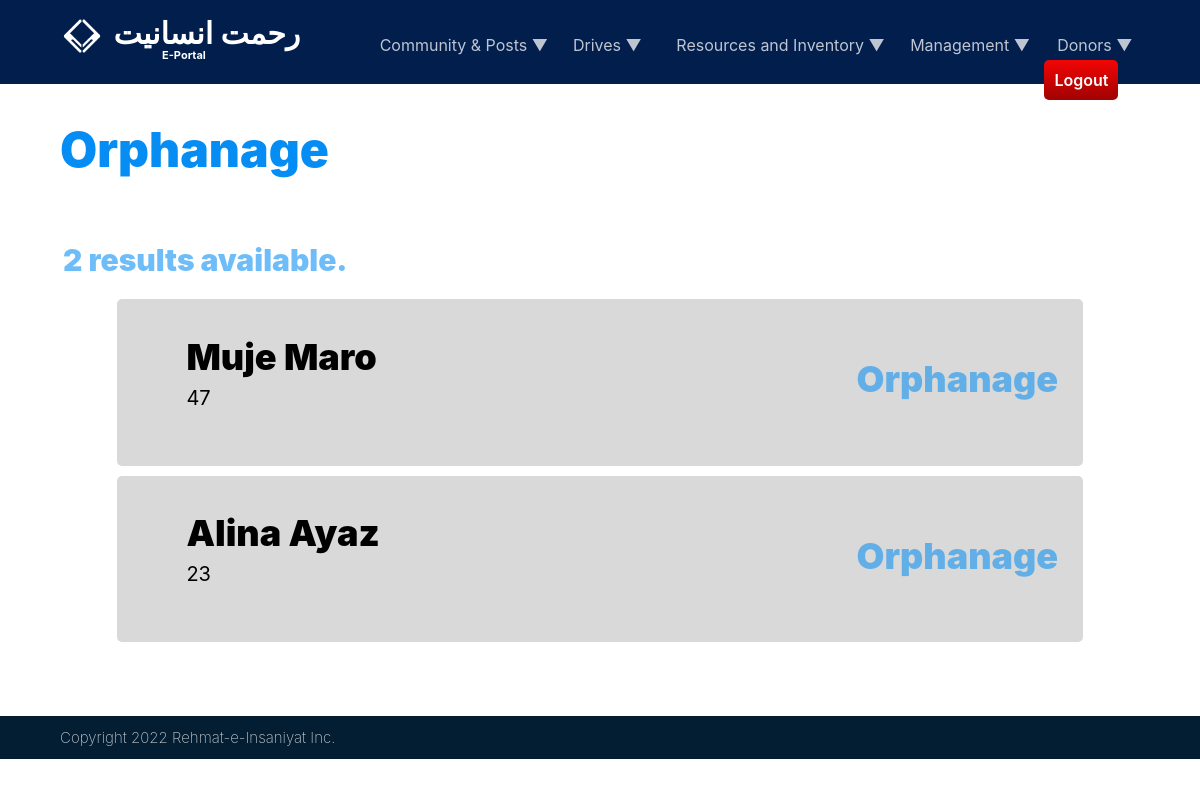
Page /employees/view-department-beneficiaries/Orphanage/ (signed in) on the committed database.
### employees/models.py (models this page shows, shortened)
class Department(models.Model):
    name = models.CharField(max_length=100, unique=True)
    description = models.TextField(null=True, blank=True)
    class Meta:
        ordering = ["-id"]

class Benificiary(models.Model):
    first_name = models.CharField(max_length=30)
    last_name = models.CharField(max_length=30)
    department = models.ForeignKey(Department, on_delete=models.SET_NULL, null=True)
    age = models.IntegerField()
    gender = models.CharField(max_length=10)
    class Meta:
        ordering = ["-id"]

### employees/views.py (the view)
# urls.py: path('view-department-beneficiaries/<str:pk>/', views.view_department_beneficiaries, name='view-department-beneficiaries'),
@login_required(login_url='login')
def view_department_beneficiaries(request, pk):
    benificiaries = Benificiary.objects.filter(department__name=pk)
    benificiary_count = benificiaries.count()
    context = {
        'benificiaries': benificiaries,
        'benificiary_count': benificiary_count,
        'department': pk,
    }
    return render(request, 'employees/dept_beneficiaries.html', context)

### employees/templates/employees/dept_beneficiaries.html (shortened to what this page needs)
{% extends 'main.html' %}
{% block content %}
<div class="pg_head_container">
    <element class="pg_head">{{ department }}</element>
</div>
<table id="pg_divider" style="margin: 5%; width:90%">
    <tr>
        <td width="70%">
            <element class="subhead">{{benificiary_count}} results available.</element>
            {% for benificiary in benificiaries %}
            <table class="pst_container" style="width: 90%; margin-left: 5%;">
                <tr>
                    <td width=80% rowspan="2">
                        <div class="pst_title">{{ benificiary.first_name }} {{ benificiary.last_name }}</div>
                        <div class="pst_txt">{{ benificiary.age }}</div>
                    </td>
                    <td colspan="3">
                        <element class="pst_funds">{{ benificiary.department.name }}</element>
                    </td>
                </tr>
                <tr>
                    <td>
                    </td>
                    {% if request.user.is_authenticated %}
                    <td>
                    </td>
                    <td>
                    </td>
                    {% endif %}
                </tr>
            </table>
            {% endfor %}
        </td>
    </tr>
</table>
{% endblock content %}

### static/css/page_header.css (style rules this page uses)
.pg_head_container { width: 30%; margin-left: 5%; font-size: 20px; position: relative; vertical-align: middle; }
.pg_head { margin-top: 10%; display: block; color: #058DF3; font-family: 'Inter Black'; font-size: 48px; }

### static/css/extra_txtfx.css (style rules this page uses)
.subhead { position: relative; color: #058cf393; top: 0%; padding-bottom: 1%; font-family: "Inter Black"; display: block; opacity: 100%; font-weight: bolder; font-size: 30px; }

### static/css/post.css (style rules this page uses)
.pst_container { padding: 3%; margin-top: 1%; width: 100%; display: block; background-color: rgb(180, 180, 180, 0.5); border-radius: 5px; margin-bottom: 1%; }
.pst_title { padding-left: 5%; position: relative; display: block; font-family: 'Inter Black'; font-size: 36px; width: 70%; }
.pst_txt { width: 90%; padding-left: 5%; padding-bottom: 3%; margin-top: 1%; position: relative; display: block; font-family: 'Inter'; font-size: 20px; }
.pst_funds { padding-left: 5%; color: #058cf38f; position: relative; display: block; font-family: 'Inter Black'; font-size: 36px; width: 100%; }

### rows in the picture
Department: name "Orphanage"
Benificiary: first_name "Muje", last_name "Maro", age "47", department.name "Orphanage"
Benificiary: first_name "Alina", last_name "Ayaz", age "23", department.name "Orphanage"

### other values in the picture
{{ benificiary_count }} "2"
